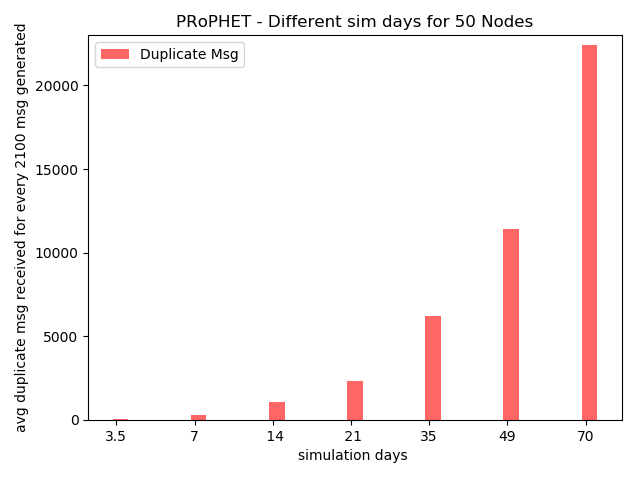

The Python source for this figure:
# -*- coding: utf-8 -*-
"""
Created on Tue Sep 18 11:52:35 2018

@author: krishanth
"""


#!/usr/bin/python
# Script to plot the stats extracted related to sent
# packets.
#
# Author: Asanga Udugama (adu@comnets.uni-bremen.de)
# Date: 22-aug-2017

import numpy as np
import matplotlib.pyplot as plt

n_groups = 7
   

avg_duplicate_msg_reached = (70, 267, 1056, 2343, 6208, 11405, 22421)
#average_delivery_delay = (102703, 109863, 120299, 128261, 133841, 136118  )
#Delivery_Rate = (63.10, 61.55, 58.5, 54.26, 50, 47.12  ) 


fig, ax = plt.subplots()

index = np.arange(n_groups)
bar_width = 0.2

opacity = 0.6


rects4 = plt.bar(index + (bar_width * 3), avg_duplicate_msg_reached, bar_width,
                 alpha=opacity,
                 color='red', label='Duplicate Msg')


plt.xlabel('simulation days ')
plt.ylabel('avg duplicate msg received for every 2100 msg generated')
plt.title('PRoPHET - Different sim days for 50 Nodes')
plt.xticks(index + 0.5 + (bar_width * 0.25), ('3.5','7',' 14',' 21','35','49', '70'))

plt.ylim(0, 23000)
plt.legend()

plt.tight_layout()
plt.show()
